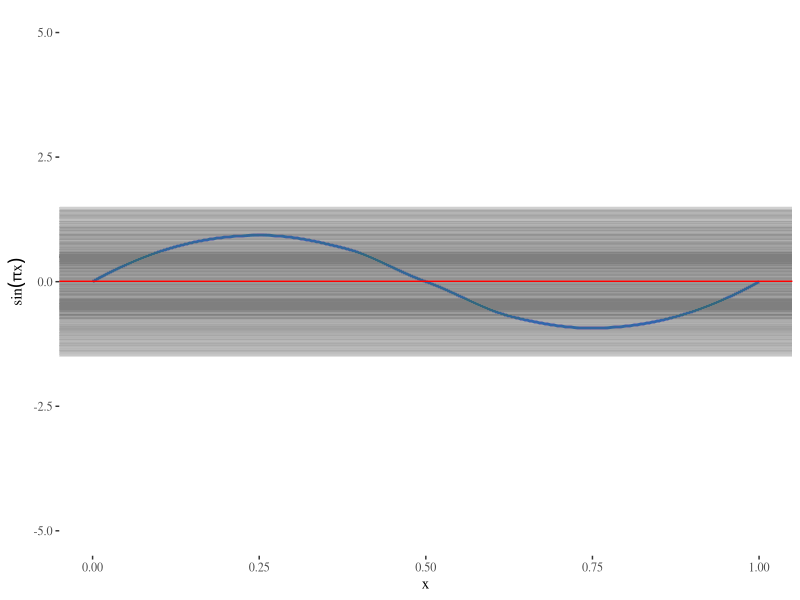
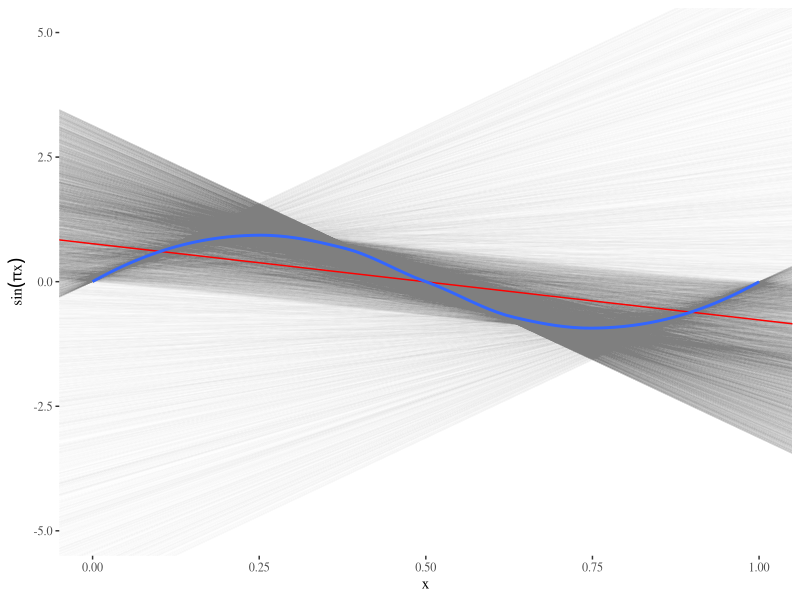

The R script that drew these images, in order:
## ---- chunk 1
library(ggplot2)
library(dplyr)
library(GGally)
library(ggthemes)
theme_set(ggthemes::theme_tufte())
sine_x <- seq(0,1,by = .01)
sine_y <- sapply(sine_x, function(x) sin(2*pi*x))

const_samples <- function(n=1000){
  pt1 <- sapply(runif(n), function(x) sin(2*pi*x))
  pt2 <- sapply(runif(n), function(x) sin(2*pi*x))
  best_const_line <- (pt1+pt2 / 2) 
  best_const_line
}
const_sample_df <- data.frame(yint=const_samples(10000))
ggplot(aes(x=x,y=y), data=data.frame(x=sine_x,y=sine_y)) + geom_smooth() + geom_hline(aes(yintercept=yint), data =const_sample_df , alpha = .005) + geom_hline(yintercept = mean(const_sample_df$yint), color="red") + ylim(-5,5) + ylab(expression(sin(pi* x)))
## ---- chunk 2
line_samples <- function(n=10000)
{
    x1s <- runif(n)
    x2s <- runif(n)
    pt1 <- sapply(x1s, function(x) sin(2*pi*x))
    pt2 <- sapply(x2s, function(x) sin(2*pi*x))
    slopes <- (pt1-pt2) / (x1s - x2s)
    yints <- (pt1 - slopes*x1s)
    return(data.frame(slopes=slopes,yints=yints))
}
line_data <- line_samples()
ggplot(aes(x=x,y=y), data=data.frame(x=sine_x,y=sine_y)) + geom_abline(aes(intercept=yints, slope=slopes), data =line_data , alpha = .005) + geom_abline(slope = mean(line_data$slopes),intercept = mean(line_data$yints), color="red") + geom_smooth() + ylim(c(-5,5)) + ylab(expression(sin(pi* x)))
